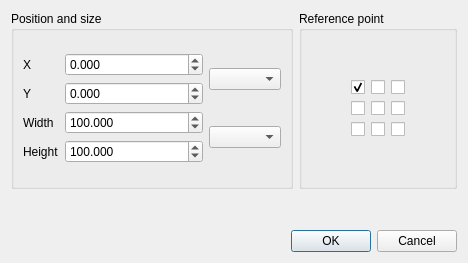
<?xml version="1.0" encoding="UTF-8"?>
<ui version="4.0">
 <class>QgsLayoutNewItemPropertiesDialog</class>
 <widget class="QDialog" name="QgsLayoutNewItemPropertiesDialog">
  <property name="geometry">
   <rect>
    <x>0</x>
    <y>0</y>
    <width>468</width>
    <height>263</height>
   </rect>
  </property>
  <property name="windowTitle">
   <string>New Item Properties</string>
  </property>
  <layout class="QGridLayout" name="gridLayout_4" rowstretch="0,1,0" columnstretch="1,0">
   <item row="0" column="0">
    <widget class="QGroupBox" name="groupBox">
     <property name="title">
      <string>Position and size</string>
     </property>
     <layout class="QVBoxLayout" name="verticalLayout">
      <item>
       <layout class="QGridLayout" name="gridLayout_3" columnstretch="0,1,0,0">
        <item row="3" column="0">
         <widget class="QLabel" name="mHeightLabel">
          <property name="text">
           <string>Height</string>
          </property>
         </widget>
        </item>
        <item row="3" column="1" colspan="2">
         <widget class="QgsDoubleSpinBox" name="mHeightSpin">
          <property name="suffix">
           <string/>
          </property>
          <property name="decimals">
           <number>3</number>
          </property>
          <property name="maximum">
           <double>9999999.000000000000000</double>
          </property>
          <property name="value">
           <double>100.000000000000000</double>
          </property>
          <property name="showClearButton" stdset="0">
           <bool>false</bool>
          </property>
         </widget>
        </item>
        <item row="1" column="1" colspan="2">
         <widget class="QgsDoubleSpinBox" name="mYPosSpin">
          <property name="suffix">
           <string/>
          </property>
          <property name="decimals">
           <number>3</number>
          </property>
          <property name="minimum">
           <double>-9999999.000000000000000</double>
          </property>
          <property name="maximum">
           <double>9999999.000000000000000</double>
          </property>
          <property name="showClearButton" stdset="0">
           <bool>false</bool>
          </property>
         </widget>
        </item>
        <item row="0" column="0">
         <widget class="QLabel" name="mXLabel">
          <property name="text">
           <string>X</string>
          </property>
         </widget>
        </item>
        <item row="0" column="1" colspan="2">
         <widget class="QgsDoubleSpinBox" name="mXPosSpin">
          <property name="suffix">
           <string/>
          </property>
          <property name="decimals">
           <number>3</number>
          </property>
          <property name="minimum">
           <double>-9999999.000000000000000</double>
          </property>
          <property name="maximum">
           <double>9999999.000000000000000</double>
          </property>
          <property name="showClearButton" stdset="0">
           <bool>false</bool>
          </property>
         </widget>
        </item>
        <item row="1" column="0">
         <widget class="QLabel" name="mYLabel">
          <property name="text">
           <string>Y</string>
          </property>
         </widget>
        </item>
        <item row="2" column="1" colspan="2">
         <widget class="QgsDoubleSpinBox" name="mWidthSpin">
          <property name="suffix">
           <string/>
          </property>
          <property name="decimals">
           <number>3</number>
          </property>
          <property name="maximum">
           <double>9999999.000000000000000</double>
          </property>
          <property name="value">
           <double>100.000000000000000</double>
          </property>
          <property name="showClearButton" stdset="0">
           <bool>false</bool>
          </property>
         </widget>
        </item>
        <item row="2" column="0">
         <widget class="QLabel" name="mWidthLabel">
          <property name="text">
           <string>Width</string>
          </property>
         </widget>
        </item>
        <item row="0" column="3" rowspan="2">
         <widget class="QgsLayoutUnitsComboBox" name="mPosUnitsComboBox"/>
        </item>
        <item row="2" column="3" rowspan="2">
         <widget class="QgsLayoutUnitsComboBox" name="mSizeUnitsComboBox"/>
        </item>
       </layout>
      </item>
     </layout>
    </widget>
   </item>
   <item row="0" column="1">
    <widget class="QGroupBox" name="groupBox_2">
     <property name="title">
      <string>Reference point</string>
     </property>
     <layout class="QGridLayout" name="gridLayout_2">
      <item row="1" column="2">
       <spacer name="horizontalSpacer">
        <property name="orientation">
         <enum>Qt::Horizontal</enum>
        </property>
        <property name="sizeHint" stdset="0">
         <size>
          <width>40</width>
          <height>20</height>
         </size>
        </property>
       </spacer>
      </item>
      <item row="1" column="1">
       <layout class="QGridLayout" name="gridLayout">
        <item row="0" column="1">
         <widget class="QCheckBox" name="mUpperMiddleCheckBox">
          <property name="sizePolicy">
           <sizepolicy hsizetype="Fixed" vsizetype="Fixed">
            <horstretch>0</horstretch>
            <verstretch>0</verstretch>
           </sizepolicy>
          </property>
          <property name="text">
           <string/>
          </property>
         </widget>
        </item>
        <item row="1" column="2">
         <widget class="QCheckBox" name="mMiddleRightCheckBox">
          <property name="sizePolicy">
           <sizepolicy hsizetype="Fixed" vsizetype="Fixed">
            <horstretch>0</horstretch>
            <verstretch>0</verstretch>
           </sizepolicy>
          </property>
          <property name="text">
           <string/>
          </property>
         </widget>
        </item>
        <item row="1" column="1">
         <widget class="QCheckBox" name="mMiddleCheckBox">
          <property name="sizePolicy">
           <sizepolicy hsizetype="Fixed" vsizetype="Fixed">
            <horstretch>0</horstretch>
            <verstretch>0</verstretch>
           </sizepolicy>
          </property>
          <property name="text">
           <string/>
          </property>
         </widget>
        </item>
        <item row="0" column="2">
         <widget class="QCheckBox" name="mUpperRightCheckBox">
          <property name="sizePolicy">
           <sizepolicy hsizetype="Fixed" vsizetype="Fixed">
            <horstretch>0</horstretch>
            <verstretch>0</verstretch>
           </sizepolicy>
          </property>
          <property name="text">
           <string/>
          </property>
         </widget>
        </item>
        <item row="2" column="1">
         <widget class="QCheckBox" name="mLowerMiddleCheckBox">
          <property name="sizePolicy">
           <sizepolicy hsizetype="Fixed" vsizetype="Fixed">
            <horstretch>0</horstretch>
            <verstretch>0</verstretch>
           </sizepolicy>
          </property>
          <property name="text">
           <string/>
          </property>
         </widget>
        </item>
        <item row="2" column="2">
         <widget class="QCheckBox" name="mLowerRightCheckBox">
          <property name="sizePolicy">
           <sizepolicy hsizetype="Fixed" vsizetype="Fixed">
            <horstretch>0</horstretch>
            <verstretch>0</verstretch>
           </sizepolicy>
          </property>
          <property name="text">
           <string/>
          </property>
         </widget>
        </item>
        <item row="0" column="0">
         <widget class="QCheckBox" name="mUpperLeftCheckBox">
          <property name="sizePolicy">
           <sizepolicy hsizetype="Fixed" vsizetype="Fixed">
            <horstretch>0</horstretch>
            <verstretch>0</verstretch>
           </sizepolicy>
          </property>
          <property name="text">
           <string/>
          </property>
          <property name="checked">
           <bool>true</bool>
          </property>
         </widget>
        </item>
        <item row="2" column="0">
         <widget class="QCheckBox" name="mLowerLeftCheckBox">
          <property name="sizePolicy">
           <sizepolicy hsizetype="Fixed" vsizetype="Fixed">
            <horstretch>0</horstretch>
            <verstretch>0</verstretch>
           </sizepolicy>
          </property>
          <property name="text">
           <string/>
          </property>
         </widget>
        </item>
        <item row="1" column="0">
         <widget class="QCheckBox" name="mMiddleLeftCheckBox">
          <property name="sizePolicy">
           <sizepolicy hsizetype="Fixed" vsizetype="Fixed">
            <horstretch>0</horstretch>
            <verstretch>0</verstretch>
           </sizepolicy>
          </property>
          <property name="text">
           <string/>
          </property>
         </widget>
        </item>
       </layout>
      </item>
      <item row="1" column="0">
       <spacer name="horizontalSpacer_2">
        <property name="orientation">
         <enum>Qt::Horizontal</enum>
        </property>
        <property name="sizeHint" stdset="0">
         <size>
          <width>40</width>
          <height>20</height>
         </size>
        </property>
       </spacer>
      </item>
      <item row="2" column="1">
       <spacer name="verticalSpacer_2">
        <property name="orientation">
         <enum>Qt::Vertical</enum>
        </property>
        <property name="sizeHint" stdset="0">
         <size>
          <width>20</width>
          <height>40</height>
         </size>
        </property>
       </spacer>
      </item>
      <item row="0" column="1">
       <spacer name="verticalSpacer_3">
        <property name="orientation">
         <enum>Qt::Vertical</enum>
        </property>
        <property name="sizeHint" stdset="0">
         <size>
          <width>20</width>
          <height>40</height>
         </size>
        </property>
       </spacer>
      </item>
     </layout>
    </widget>
   </item>
   <item row="1" column="0">
    <spacer name="verticalSpacer">
     <property name="orientation">
      <enum>Qt::Vertical</enum>
     </property>
     <property name="sizeHint" stdset="0">
      <size>
       <width>20</width>
       <height>40</height>
      </size>
     </property>
    </spacer>
   </item>
   <item row="2" column="0" colspan="2">
    <widget class="QDialogButtonBox" name="buttonBox">
     <property name="orientation">
      <enum>Qt::Horizontal</enum>
     </property>
     <property name="standardButtons">
      <set>QDialogButtonBox::Cancel|QDialogButtonBox::Ok</set>
     </property>
    </widget>
   </item>
  </layout>
 </widget>
 <customwidgets>
  <customwidget>
   <class>QgsDoubleSpinBox</class>
   <extends>QDoubleSpinBox</extends>
   <header>qgsdoublespinbox.h</header>
  </customwidget>
  <customwidget>
   <class>QgsLayoutUnitsComboBox</class>
   <extends>QComboBox</extends>
   <header>qgslayoutunitscombobox.h</header>
  </customwidget>
 </customwidgets>
 <tabstops>
  <tabstop>mXPosSpin</tabstop>
  <tabstop>mYPosSpin</tabstop>
  <tabstop>mPosUnitsComboBox</tabstop>
  <tabstop>mWidthSpin</tabstop>
  <tabstop>mHeightSpin</tabstop>
  <tabstop>mSizeUnitsComboBox</tabstop>
  <tabstop>mUpperLeftCheckBox</tabstop>
  <tabstop>mUpperMiddleCheckBox</tabstop>
  <tabstop>mUpperRightCheckBox</tabstop>
  <tabstop>mMiddleLeftCheckBox</tabstop>
  <tabstop>mMiddleCheckBox</tabstop>
  <tabstop>mMiddleRightCheckBox</tabstop>
  <tabstop>mLowerLeftCheckBox</tabstop>
  <tabstop>mLowerMiddleCheckBox</tabstop>
  <tabstop>mLowerRightCheckBox</tabstop>
 </tabstops>
 <resources/>
 <connections>
  <connection>
   <sender>buttonBox</sender>
   <signal>accepted()</signal>
   <receiver>QgsLayoutNewItemPropertiesDialog</receiver>
   <slot>accept()</slot>
   <hints>
    <hint type="sourcelabel">
     <x>248</x>
     <y>254</y>
    </hint>
    <hint type="destinationlabel">
     <x>157</x>
     <y>274</y>
    </hint>
   </hints>
  </connection>
  <connection>
   <sender>buttonBox</sender>
   <signal>rejected()</signal>
   <receiver>QgsLayoutNewItemPropertiesDialog</receiver>
   <slot>reject()</slot>
   <hints>
    <hint type="sourcelabel">
     <x>316</x>
     <y>260</y>
    </hint>
    <hint type="destinationlabel">
     <x>286</x>
     <y>274</y>
    </hint>
   </hints>
  </connection>
 </connections>
</ui>
